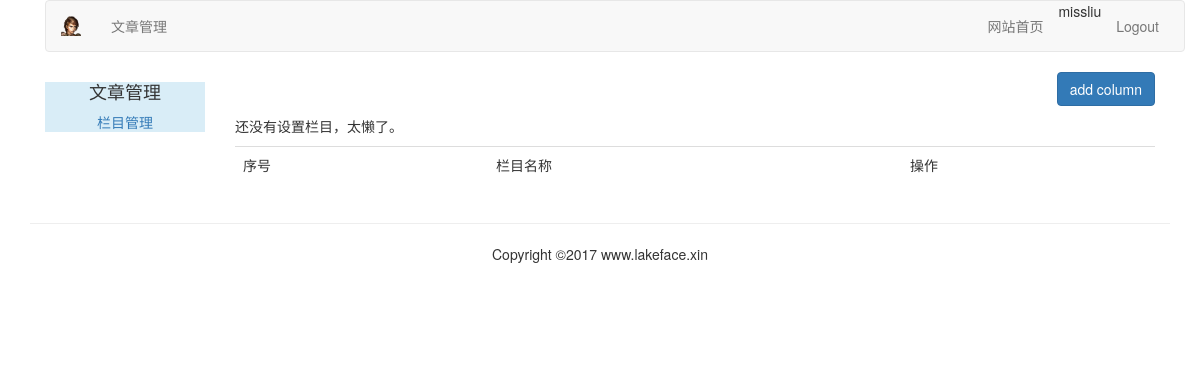
The page /article/article-column/ (signed in) on the database as committed earlier.
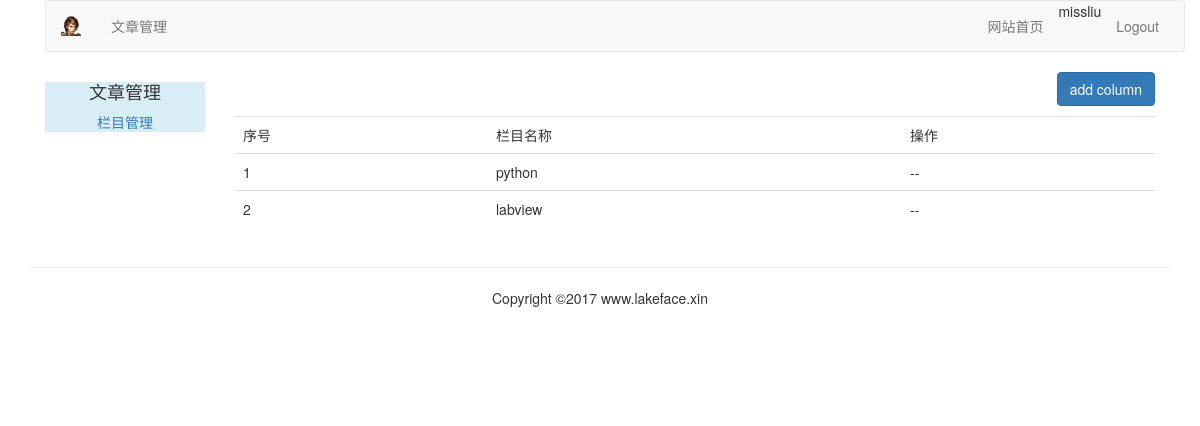
The same page on the database as committed later.
### article/models.py (models this page shows, shortened)
class ArticleColumn(models.Model):
    user = models.ForeignKey(User, related_name='article_column')
    column = models.CharField(max_length=200)
    created = models.DateField(auto_now=True)

### article/views.py (the view, shortened to what this page needs)
@login_required(login_url='/account/login/')
@csrf_exempt
def article_column(request):
    if request.method == "GET":
        columns = ArticleColumn.objects.filter(user=request.user)
        column_form = ArticleColumnForm()
        return render(request, "article/column/article_column.html", {"columns": columns, 'column_form': column_form})

### templates/article/column/article_column.html (shortened to what this page needs)
{% extends "article/base.html" %}
{% load staticfiles %}
{% block content %}
<div>
    <p class="text-right">
        <button id="add_column" onclick="add_column()" class="btn btn-primary">add column</button>
    </p>
    <table class="table table-hover">
        <tr>
            <td>序号</td>
            <td>栏目名称</td>
            <td>操作</td>
        </tr>
        {% for column in columns %}
        <tr>
            <td>{{ forloop.counter }}</td>
            <td>{{ column.column }}</td>
            <td>--</td>
        </tr>
        {% empty %}
        <p>还没有设置栏目，太懒了。</p>
        {% endfor %}
    </table>
</div>
</div>
{% endblock %}

Rows that differ between the two databases and show on the page:
added ArticleColumn: column "python"
added ArticleColumn: column "labview"
Other text that changed with them:
text no longer shown: "还没有设置栏目，太懒了。"
